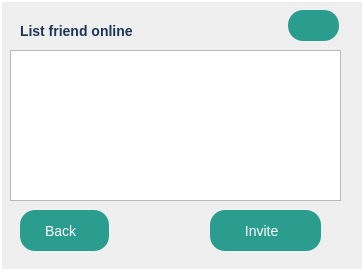
<?xml version="1.0" encoding="UTF-8"?>
<ui version="4.0">
 <class>InviteToRoom</class>
 <widget class="QDialog" name="InviteToRoom">
  <property name="geometry">
   <rect>
    <x>0</x>
    <y>0</y>
    <width>364</width>
    <height>271</height>
   </rect>
  </property>
  <property name="windowTitle">
   <string>Dialog</string>
  </property>
  <property name="styleSheet">
   <string notr="true">QDialog {
		background-color:  qlineargradient(
		spread:pad, x1:0, y1:0 x2:0, y2:0,
		stop: 0 #A3D8F4, stop:1 #E6F7FF
		);
		border: 2px solid #ffffff;
		boder-radius: 10px;
}

QLineEdit {
		border: 2px solid #E63946;
		border-radius: 5px;
		padding: 5px;
		font-size: 14px;
		background-color: #ffffff;
		color: #333333;
}

QLineEdit:forcus {
		border: 2px solid #457B9D;
		background-color: #F1FAEE;
}

QPushButton{
		background-color: #2A9D8F;
		color: white;
		border: none;
		border-radius: 15px;
		padding: 10px 20px;
		font-size: 14px;
}

QPushButton:hover{
background-color: #264653;
}

QPushButton:pressed{
background-color: #1B3B3A;
}

QLabel{
font-size :14px;
color: #1D3557;
font-weight: bold;
}</string>
  </property>
  <widget class="QLabel" name="label">
   <property name="geometry">
    <rect>
     <x>20</x>
     <y>20</y>
     <width>121</width>
     <height>21</height>
    </rect>
   </property>
   <property name="text">
    <string>List friend online</string>
   </property>
  </widget>
  <widget class="QPushButton" name="refreshButton">
   <property name="geometry">
    <rect>
     <x>288</x>
     <y>10</y>
     <width>51</width>
     <height>31</height>
    </rect>
   </property>
   <property name="text">
    <string/>
   </property>
   <property name="icon">
    <iconset>
     <normalon>:/new/prefix1/refresh_icon.png</normalon>
    </iconset>
   </property>
   <property name="iconSize">
    <size>
     <width>30</width>
     <height>30</height>
    </size>
   </property>
  </widget>
  <widget class="QListWidget" name="listWidget">
   <property name="geometry">
    <rect>
     <x>10</x>
     <y>50</y>
     <width>331</width>
     <height>151</height>
    </rect>
   </property>
  </widget>
  <widget class="QPushButton" name="backButton">
   <property name="geometry">
    <rect>
     <x>20</x>
     <y>210</y>
     <width>89</width>
     <height>41</height>
    </rect>
   </property>
   <property name="layoutDirection">
    <enum>Qt::RightToLeft</enum>
   </property>
   <property name="text">
    <string>Back  </string>
   </property>
   <property name="icon">
    <iconset>
     <normalon>:/new/prefix1/return.png</normalon>
    </iconset>
   </property>
  </widget>
  <widget class="QPushButton" name="inviteButton">
   <property name="geometry">
    <rect>
     <x>210</x>
     <y>210</y>
     <width>111</width>
     <height>41</height>
    </rect>
   </property>
   <property name="layoutDirection">
    <enum>Qt::RightToLeft</enum>
   </property>
   <property name="text">
    <string>Invite  </string>
   </property>
   <property name="icon">
    <iconset>
     <normalon>:/new/prefix1/add.png</normalon>
    </iconset>
   </property>
  </widget>
 </widget>
 <resources/>
 <connections/>
</ui>
